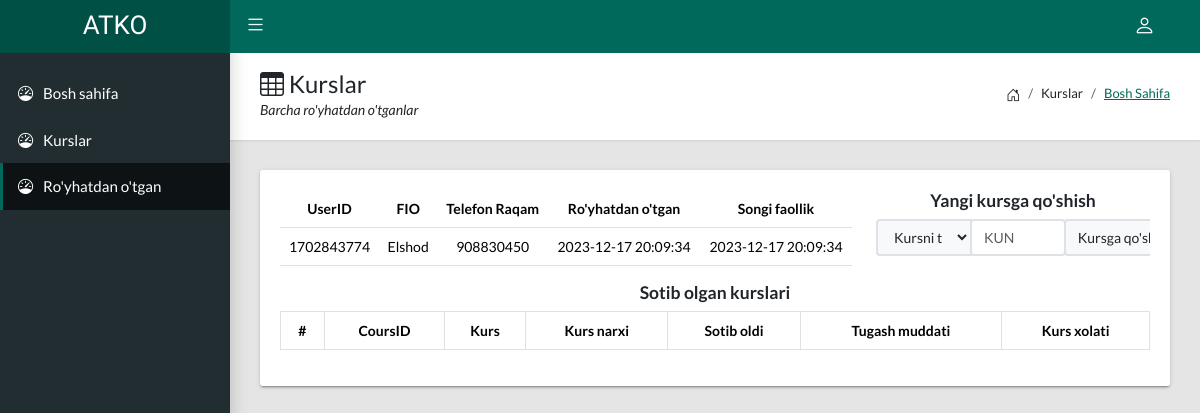
/admin/users_eye.php?UserID=1702843774 (signed in), run on an earlier commit of the app's database.
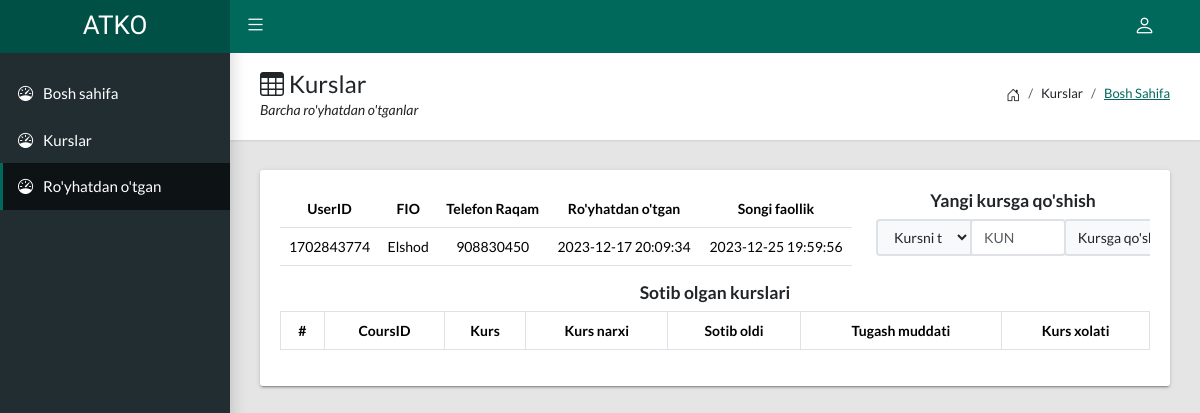
And on a later commit of the database.
### tables this page shows
CREATE TABLE `user` (
  `id` int(11) NOT NULL,
  `UserID` varchar(25) NOT NULL,
  `FIO` varchar(45) NOT NULL,
  `Phone` varchar(45) NOT NULL,
  `Data` timestamp NOT NULL DEFAULT current_timestamp(),
  `HoverData` timestamp NOT NULL DEFAULT current_timestamp()
);

### admin/users_eye.php (the view, shortened to what the changed rows need)
<!DOCTYPE html>
<?php
  include("../config/confige.php");
  $sql = "SELECT * FROM `user` WHERE `UserID`='".$_GET['UserID']."'";
  $res = $conn->query($sql);
  $row = $res->fetch();
?>
<html lang="en">
  <head>
    <link rel="stylesheet" type="text/css" href="css/main.css">
    <link rel="stylesheet" type="text/css" href="https://cdn.jsdelivr.net/npm/bootstrap-icons@1.10.5/font/bootstrap-icons.css">
  </head>
  <body class="app sidebar-mini">
    <main class="app-content">
      <div class="app-title">
        <div>
          <h1><i class="bi bi-table"></i> Kurslar</h1>
        </div>
      </div>
      <div class="row">
        <div class="col-md-12">
          <div class="tile">
            <div class="tile-body">
              <div class="table-responsive">
                <div class="row">
                    <div class="col-lg-8">
                        <table class="table text-center">
                            <thead>
                                <th>UserID</th>
                                <th>FIO</th>
                                <th>Telefon Raqam</th>
                                <th>Ro'yhatdan o'tgan</th>
                                <th>Songi faollik</th>
                            </thead>
                            <tbody>
                                <tr>
                                    <td><?php echo $row['UserID']; ?></td>
                                    <td><?php echo $row['FIO']; ?></td>
                                    <td><?php echo $row['Phone']; ?></td>
                                    <td><?php echo $row['Data']; ?></td>
                                    <td><?php echo $row['HoverData']; ?></td>
                                </tr>
                            </tbody>
                        </table>
                    </div>
                </div>
                <table class="table table-hover table-bordered text-center">
                  <thead>
                    <tr>
                      <th>#</th>
                      <th>CoursID</th>
                      <th>Kurs</th>
                      <th>Kurs narxi</th>
                      <th>Sotib oldi</th>
                      <th>Tugash muddati</th>
                      <th>Kurs xolati</th>
                    </tr>
                  </thead>
                </table>
              </div>
            </div>
          </div>
        </div>
      </div>
    </main>
    <link rel="stylesheet" href="https://cdn.datatables.net/v/bs5/dt-1.13.4/datatables.min.css">
  </body>
</html>

What changed in the data, as far as the page shows it:
changed user "Elshod": HoverData "2023-12-17 20:09:34" → "2023-12-25 19:59:56"
